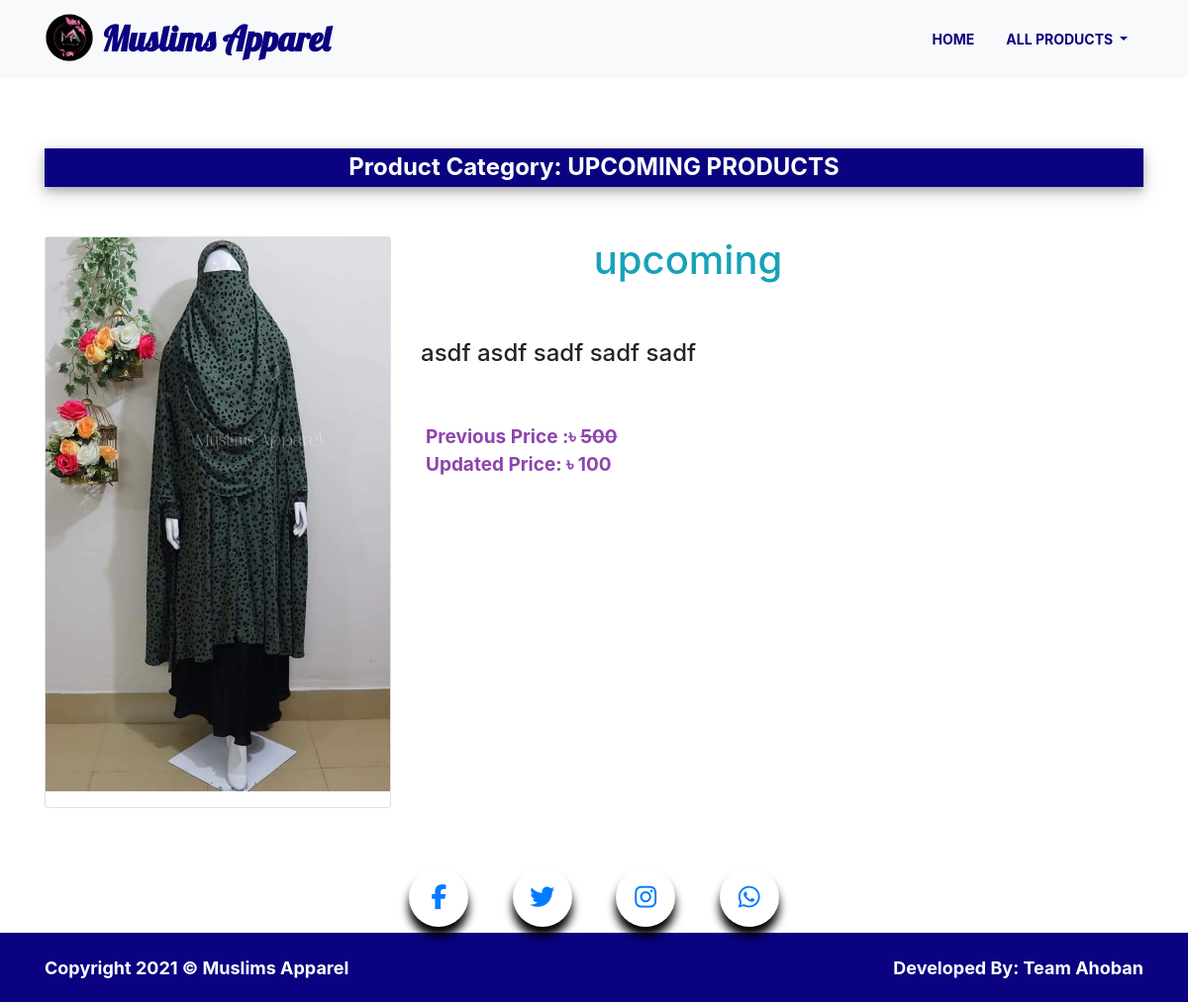
The app's page /single-product/2 with its own data.
### product_app/models.py (models this page shows, shortened)
class Product(models.Model):
    CATEGORY = (
        ('UPCOMING PRODUCTS', 'UPCOMING PRODUCTS'),
        ('ORGANIC FOOD', 'ORGANIC FOOD'),
        ('MOST DEMANDABLE PRODUCTS', 'MOST DEMANDABLE PRODUCTS'),
        ('KHILMAR', 'KHILMAR'),
        ('JILBAB', 'JILBAB'),
        ('ABAYA/BORKA', 'ABAYA/BORKA'),
        ('LINEN', 'LINEN'),
        ('COTTON', 'COTTON'),
        ('CAPE', 'CAPE'),
        ('NIQAB', 'NIQAB'),
        ('HAND GLOVES & SOCKS', 'HAND GLOVES & SOCKS'),
        ('SUNNAH ITEM', 'SUNNAH ITEM'),
    )
    name = models.CharField(max_length=20)
    description = models.CharField(max_length=200)
    pro_img = models.ImageField(upload_to='product_images', help_text=mark_safe('<h2 style="color: #008CBA;">Images size must be height: 1200px and width: 1486px format.</h2>'))  # size must be ato ato pixel)
    price = models.CharField(max_length=10)
    updated_price = models.CharField(max_length=10, blank=True, null=True)
    category = models.CharField(max_length=200, choices=CATEGORY, default=CATEGORY[0])

### product_app/views.py (the view)
# urls.py: path('single-product/<int:product_id>', views.SinglepProductView.as_view(), name='single_product'),
class SinglepProductView(TemplateView):
    template_name = 'product-single.html'
    def get_context_data(self, product_id, **kwargs):
        context = super().get_context_data(**kwargs)
        context['product'] = Product.objects.filter(id=product_id).first()
        return context

### templates/product-single.html (shortened to what this page needs)
{% extends 'main2.html' %}
{% load static %}
{% block content %}
    <section class="collection all-product">
        <div class="container">
            <h4 class="section-header text-center product-header">Product Category:  {{ product.category }}</h4>
            <div class="row">
                <div class="single-card  col-md-4 col-sm-6 col-6">
                    <div class="card">
                        <img src="{{ product.pro_img.url }}" class="img-fluid mb-3" alt="">
                    </div>
                </div>
                <div class="col-6">
                    <h1 class="text-info text-center">{{ product.name }}</h1>
                    <br><br>
                    <h4 class="text-left">{{ product.description }}</h4>
                    <br><br>
                    {% if product.updated_price %}
                        <p><small>
                            <span>Previous Price :৳
                            <del>{{ product.price }}</del></span>
                            <br>
                            <span>Updated Price:  ৳ {{ product.updated_price }}</span>
                        </small></p>
                    {% else %}
                        <p><small>
                            <span>Price: ৳ {{ product.price }}</span>
                        </small></p>
                    {% endif %}
                </div>
            </div>
        </div>
    </section>
{% endblock %}

### static/css/style.css (style rules this page uses)
.section-header { color: #fff; background-color: #0a0280; font-weight: 700; padding-top: 5px; padding-bottom: 5px; margin-bottom: 20px; box-shadow: 0 4px 8px 0 rgba(0, 0, 0, 0.2), 0 6px 20px 0 rgba(0, 0, 0, 0.19); }
.collection span { color: #8e44ad; font-size: 19px; font-weight: 700; padding-left: 5px; }
.single-card { margin-bottom: 10px; }
.single-card { position: relative; }

### static/css/product.css (style rules this page uses)
.all-product { margin-top: 150px; margin-bottom: 50px; }
.product-header { margin-bottom: 50px; }

### records on screen
Product: category "UPCOMING PRODUCTS", pro_img (picture), name "upcoming", description "asdf asdf sadf sadf sadf", price "500", updated_price "100"
